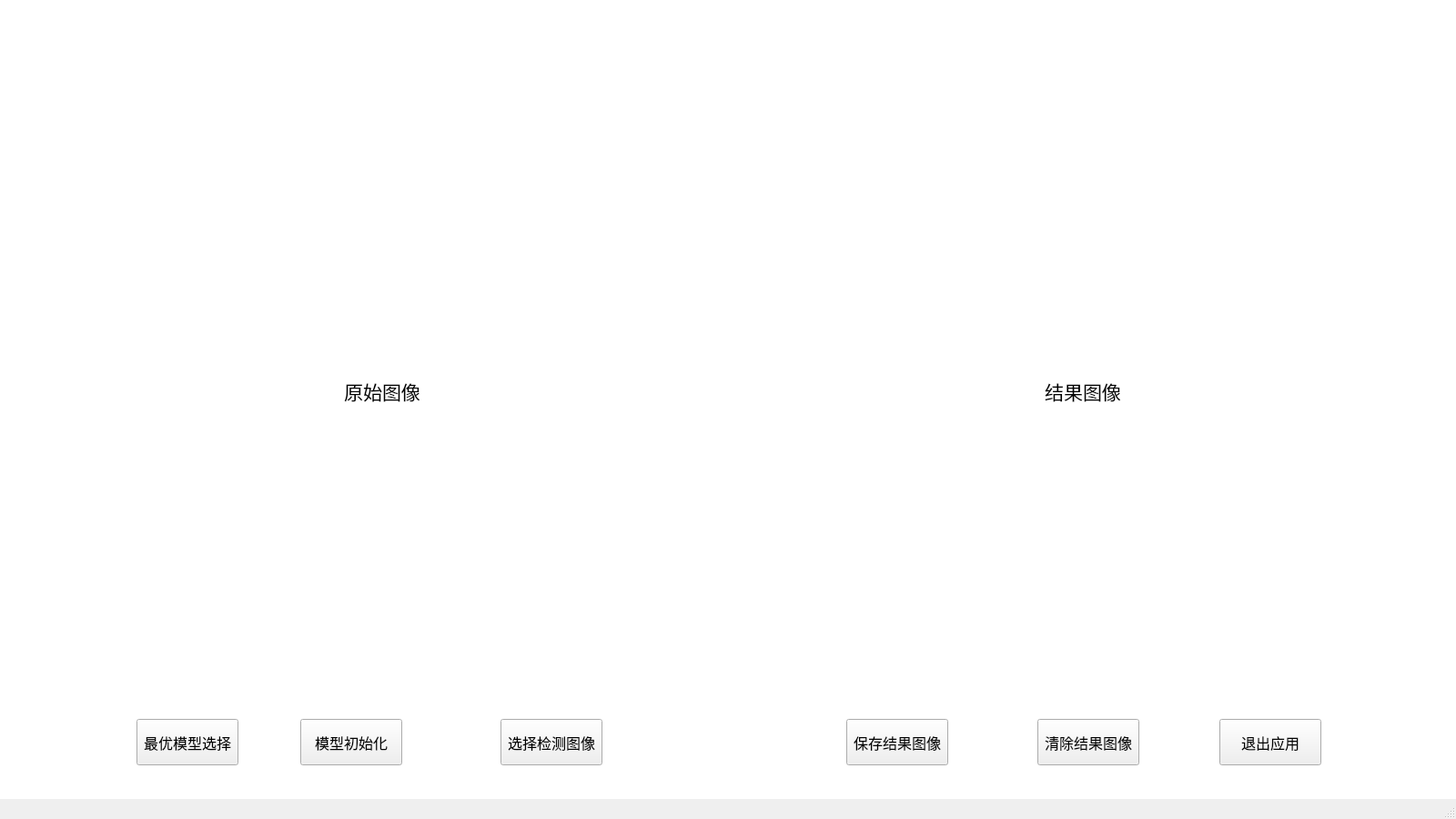
<?xml version="1.0" encoding="UTF-8"?>
<ui version="4.0">
 <class>MainWindow</class>
 <widget class="QMainWindow" name="MainWindow">
  <property name="geometry">
   <rect>
    <x>0</x>
    <y>0</y>
    <width>1600</width>
    <height>900</height>
   </rect>
  </property>
  <property name="windowTitle">
   <string>MainWindow</string>
  </property>
  <widget class="QWidget" name="centralwidget">
   <widget class="QListView" name="listView">
    <property name="geometry">
     <rect>
      <x>-11</x>
      <y>-10</y>
      <width>1661</width>
      <height>931</height>
     </rect>
    </property>
    <property name="styleSheet">
     <string notr="true">background-image: url(:/detect/beijing5 (2).JPG);</string>
    </property>
   </widget>
   <widget class="QPushButton" name="pushButton">
    <property name="geometry">
     <rect>
      <x>150</x>
      <y>790</y>
      <width>112</width>
      <height>51</height>
     </rect>
    </property>
    <property name="font">
     <font>
      <family>Adobe 宋体 Std L</family>
      <pointsize>12</pointsize>
     </font>
    </property>
    <property name="text">
     <string>最优模型选择</string>
    </property>
   </widget>
   <widget class="QLabel" name="label">
    <property name="geometry">
     <rect>
      <x>70</x>
      <y>80</y>
      <width>700</width>
      <height>700</height>
     </rect>
    </property>
    <property name="styleSheet">
     <string notr="true">background-color: rgb(255, 255, 255);</string>
    </property>
    <property name="text">
     <string>&lt;html&gt;&lt;head/&gt;&lt;body&gt;&lt;p align=&quot;center&quot;&gt;&lt;span style=&quot; font-size:16pt;&quot;&gt;原始图像&lt;/span&gt;&lt;/p&gt;&lt;/body&gt;&lt;/html&gt;</string>
    </property>
   </widget>
   <widget class="QPushButton" name="pushButton_2">
    <property name="geometry">
     <rect>
      <x>330</x>
      <y>790</y>
      <width>112</width>
      <height>51</height>
     </rect>
    </property>
    <property name="font">
     <font>
      <family>Adobe 宋体 Std L</family>
      <pointsize>12</pointsize>
     </font>
    </property>
    <property name="text">
     <string>模型初始化</string>
    </property>
   </widget>
   <widget class="QPushButton" name="pushButton_3">
    <property name="geometry">
     <rect>
      <x>550</x>
      <y>790</y>
      <width>112</width>
      <height>51</height>
     </rect>
    </property>
    <property name="font">
     <font>
      <family>Adobe 宋体 Std L</family>
      <pointsize>12</pointsize>
     </font>
    </property>
    <property name="text">
     <string>选择检测图像</string>
    </property>
   </widget>
   <widget class="QPushButton" name="pushButton_4">
    <property name="geometry">
     <rect>
      <x>930</x>
      <y>790</y>
      <width>112</width>
      <height>51</height>
     </rect>
    </property>
    <property name="font">
     <font>
      <family>Adobe 宋体 Std L</family>
      <pointsize>12</pointsize>
     </font>
    </property>
    <property name="text">
     <string>保存结果图像</string>
    </property>
   </widget>
   <widget class="QPushButton" name="pushButton_5">
    <property name="geometry">
     <rect>
      <x>1140</x>
      <y>790</y>
      <width>112</width>
      <height>51</height>
     </rect>
    </property>
    <property name="font">
     <font>
      <family>Adobe 宋体 Std L</family>
      <pointsize>12</pointsize>
     </font>
    </property>
    <property name="text">
     <string>清除结果图像</string>
    </property>
   </widget>
   <widget class="QPushButton" name="pushButton_6">
    <property name="geometry">
     <rect>
      <x>1340</x>
      <y>790</y>
      <width>112</width>
      <height>51</height>
     </rect>
    </property>
    <property name="font">
     <font>
      <family>Adobe 宋体 Std L</family>
      <pointsize>12</pointsize>
     </font>
    </property>
    <property name="text">
     <string>退出应用</string>
    </property>
   </widget>
   <widget class="QLabel" name="label_2">
    <property name="geometry">
     <rect>
      <x>840</x>
      <y>80</y>
      <width>700</width>
      <height>700</height>
     </rect>
    </property>
    <property name="styleSheet">
     <string notr="true">background-color: rgb(255, 255, 255);</string>
    </property>
    <property name="text">
     <string>&lt;html&gt;&lt;head/&gt;&lt;body&gt;&lt;p align=&quot;center&quot;&gt;&lt;span style=&quot; font-size:16pt;&quot;&gt;结果图像&lt;/span&gt;&lt;/p&gt;&lt;/body&gt;&lt;/html&gt;</string>
    </property>
   </widget>
   <widget class="QLabel" name="label_3">
    <property name="geometry">
     <rect>
      <x>430</x>
      <y>20</y>
      <width>731</width>
      <height>41</height>
     </rect>
    </property>
    <property name="text">
     <string>&lt;html&gt;&lt;head/&gt;&lt;body&gt;&lt;p align=&quot;center&quot;&gt;&lt;span style=&quot; font-size:26pt; color:#ffffff;&quot;&gt;基于YOLOv5l的疏果前期幼果识别检测演示软件&lt;/span&gt;&lt;/p&gt;&lt;/body&gt;&lt;/html&gt;</string>
    </property>
   </widget>
  </widget>
  <widget class="QMenuBar" name="menubar">
   <property name="geometry">
    <rect>
     <x>0</x>
     <y>0</y>
     <width>1600</width>
     <height>30</height>
    </rect>
   </property>
  </widget>
  <widget class="QStatusBar" name="statusbar"/>
 </widget>
 <resources>
  <include location="../../ui_img/detect.qrc"/>
 </resources>
 <connections/>
</ui>
